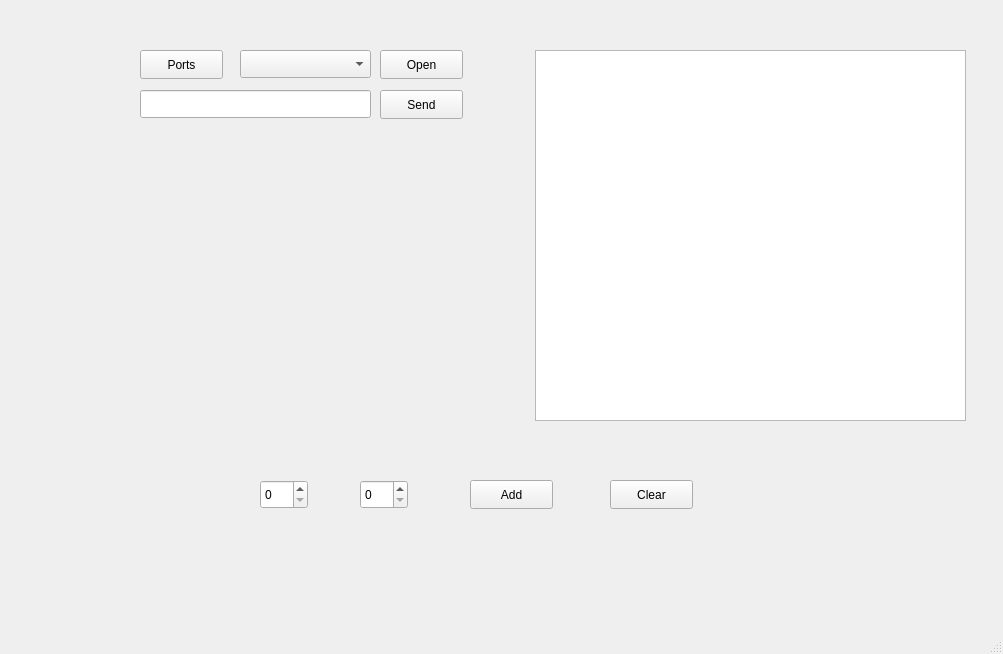
<?xml version="1.0" encoding="UTF-8"?>
<ui version="4.0">
 <class>MainWindow</class>
 <widget class="QMainWindow" name="MainWindow">
  <property name="geometry">
   <rect>
    <x>0</x>
    <y>0</y>
    <width>1003</width>
    <height>654</height>
   </rect>
  </property>
  <property name="windowTitle">
   <string>MainWindow</string>
  </property>
  <widget class="QWidget" name="centralwidget">
   <widget class="QCustomPlot" name="plot" native="true">
    <property name="geometry">
     <rect>
      <x>60</x>
      <y>140</y>
      <width>441</width>
      <height>321</height>
     </rect>
    </property>
   </widget>
   <widget class="QSpinBox" name="bx_x">
    <property name="geometry">
     <rect>
      <x>260</x>
      <y>480</y>
      <width>48</width>
      <height>29</height>
     </rect>
    </property>
   </widget>
   <widget class="QSpinBox" name="bx_y">
    <property name="geometry">
     <rect>
      <x>360</x>
      <y>480</y>
      <width>48</width>
      <height>29</height>
     </rect>
    </property>
   </widget>
   <widget class="QPushButton" name="btn_add">
    <property name="geometry">
     <rect>
      <x>470</x>
      <y>480</y>
      <width>83</width>
      <height>29</height>
     </rect>
    </property>
    <property name="text">
     <string>Add</string>
    </property>
   </widget>
   <widget class="QPushButton" name="btn_clear">
    <property name="geometry">
     <rect>
      <x>610</x>
      <y>480</y>
      <width>83</width>
      <height>29</height>
     </rect>
    </property>
    <property name="text">
     <string>Clear</string>
    </property>
   </widget>
   <widget class="QPushButton" name="btnPorts">
    <property name="geometry">
     <rect>
      <x>140</x>
      <y>50</y>
      <width>83</width>
      <height>29</height>
     </rect>
    </property>
    <property name="text">
     <string>Ports</string>
    </property>
   </widget>
   <widget class="QPushButton" name="btnSend">
    <property name="geometry">
     <rect>
      <x>380</x>
      <y>90</y>
      <width>83</width>
      <height>29</height>
     </rect>
    </property>
    <property name="text">
     <string>Send</string>
    </property>
   </widget>
   <widget class="QListWidget" name="lstMessages">
    <property name="geometry">
     <rect>
      <x>535</x>
      <y>50</y>
      <width>431</width>
      <height>371</height>
     </rect>
    </property>
   </widget>
   <widget class="QLineEdit" name="lnMessage">
    <property name="geometry">
     <rect>
      <x>140</x>
      <y>90</y>
      <width>231</width>
      <height>28</height>
     </rect>
    </property>
   </widget>
   <widget class="QPushButton" name="btnOpenPorts">
    <property name="geometry">
     <rect>
      <x>380</x>
      <y>50</y>
      <width>83</width>
      <height>29</height>
     </rect>
    </property>
    <property name="text">
     <string>Open</string>
    </property>
   </widget>
   <widget class="QComboBox" name="cmbPorts">
    <property name="geometry">
     <rect>
      <x>240</x>
      <y>50</y>
      <width>131</width>
      <height>28</height>
     </rect>
    </property>
   </widget>
  </widget>
  <widget class="QMenuBar" name="menubar">
   <property name="geometry">
    <rect>
     <x>0</x>
     <y>0</y>
     <width>1003</width>
     <height>25</height>
    </rect>
   </property>
  </widget>
  <widget class="QStatusBar" name="statusbar"/>
 </widget>
 <customwidgets>
  <customwidget>
   <class>QCustomPlot</class>
   <extends>QWidget</extends>
   <header>qcustomplot.h</header>
   <container>1</container>
  </customwidget>
 </customwidgets>
 <resources/>
 <connections/>
</ui>
